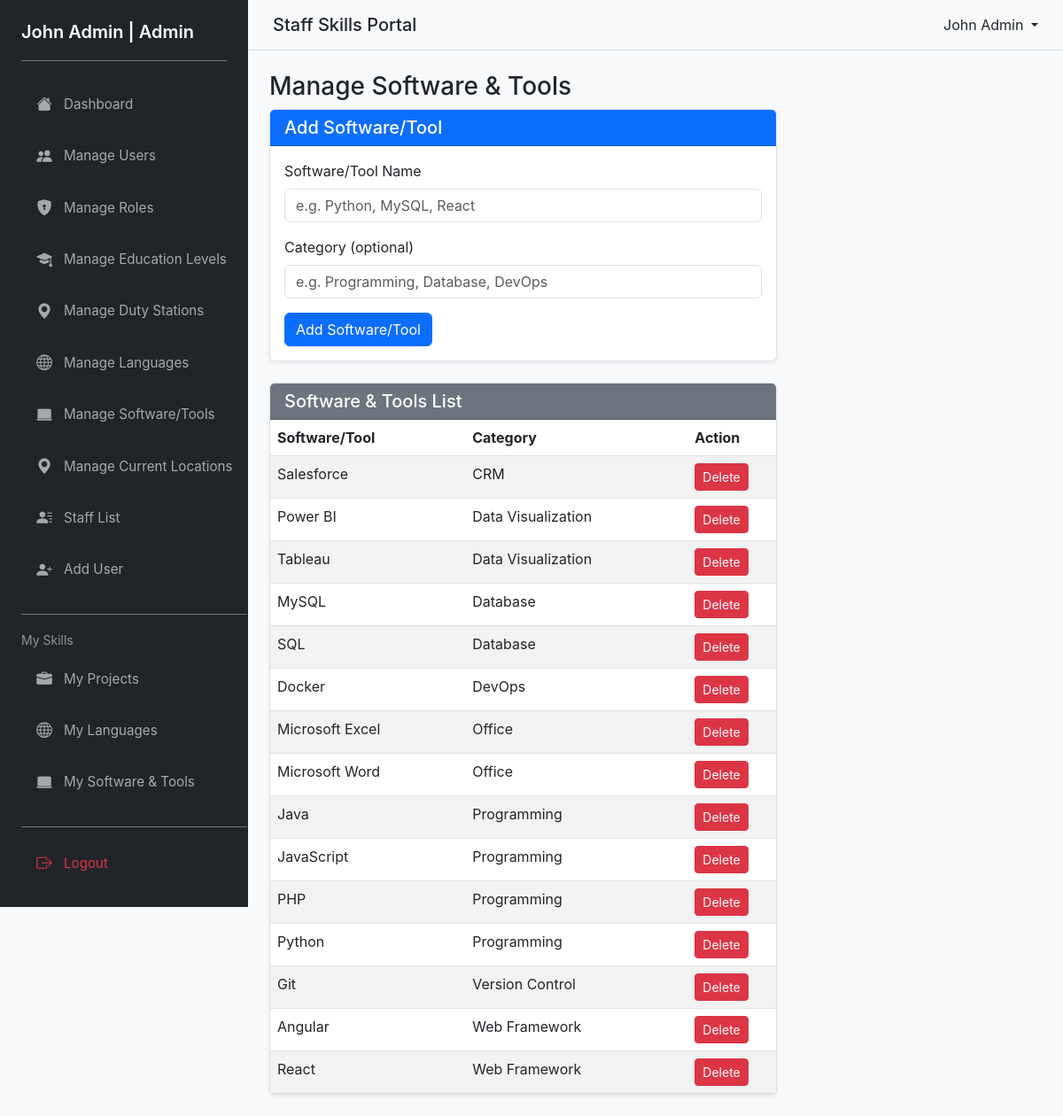
/pages/manage_software_expertise.php (signed in), run on the app's committed database.
### tables this page shows
CREATE TABLE IF NOT EXISTS software_expertise (
  id INT AUTO_INCREMENT PRIMARY KEY,
  name VARCHAR(120) NOT NULL UNIQUE,
  category VARCHAR(100),
  created_at TIMESTAMP DEFAULT CURRENT_TIMESTAMP
);

### pages/manage_software_expertise.php (the view, shortened to what this page needs)
<?php
require_once __DIR__ . '/../includes/header.php';
$pdo = getPDO();
$software = $pdo->query('SELECT * FROM software_expertise ORDER BY category ASC, name ASC')->fetchAll();
?>
<div class="row">
    <div class="col-md-8">
        <h3>Manage Software & Tools</h3>
        <div class="card mb-4">
            <div class="card-header bg-primary text-white">
                <h5 class="mb-0">Add Software/Tool</h5>
            </div>
            <div class="card-body">
                <form method="post">
                    <div class="mb-3">
                        <label class="form-label">Software/Tool Name</label>
                        <input class="form-control" name="name" placeholder="e.g. Python, MySQL, React" value="<?php echo htmlspecialchars($_POST['name'] ?? ''); ?>" required>
                    </div>
                    <div class="mb-3">
                        <label class="form-label">Category (optional)</label>
                        <input class="form-control" name="category" placeholder="e.g. Programming, Database, DevOps" value="<?php echo htmlspecialchars($_POST['category'] ?? ''); ?>">
                    </div>
                    <button class="btn btn-primary">Add Software/Tool</button>
                </form>
            </div>
        </div>
        <div class="card">
            <div class="card-header bg-secondary text-white">
                <h5 class="mb-0">Software & Tools List</h5>
            </div>
            <div class="table-responsive">
                <table class="table table-striped mb-0">
                    <thead>
                        <tr>
                            <th>Software/Tool</th>
                            <th>Category</th>
                            <th style="width: 100px;">Action</th>
                        </tr>
                    </thead>
                    <tbody>
                        <?php if (count($software) > 0): ?>
                            <?php foreach ($software as $soft): ?>
                                <tr>
                                    <td><?php echo htmlspecialchars($soft['name']); ?></td>
                                    <td><?php echo htmlspecialchars($soft['category'] ?? '—'); ?></td>
                                    <td>
                                        <form method="post" style="display:inline;" onsubmit="return confirm('Delete this software/tool?');">
                                            <button type="submit" class="btn btn-sm btn-danger">Delete</button>
                                        </form>
                                    </td>
                                </tr>
                            <?php endforeach; ?>
                        <?php else: ?>
                            <tr><td colspan="3" class="text-center text-muted">No software/tools yet.</td></tr>
                        <?php endif; ?>
                    </tbody>
                </table>
            </div>
        </div>
    </div>
</div>
<?php require_once __DIR__ . '/../includes/footer.php'; ?>

### assets/css/styles.css (style rules this page uses)
* { box-sizing: border-box; }
body { font-family: -apple-system, BlinkMacSystemFont, 'Segoe UI', 'Roboto', 'Oxygen', 'Ubuntu', 'Cantarell', 'Fira Sans', 'Droid Sans', 'Helvetica Neue', sans-serif; background-color: #f8f9fa; margin: 0; padding: 0; }
.card { border: 1px solid #dee2e6; box-shadow: 0 0.125rem 0.25rem rgba(0, 0, 0, 0.075); transition: all 0.3s ease; }
.table { margin-bottom: 0; border-collapse: collapse; }
.btn { transition: all 0.2s ease; }

### data on the page
software_expertise: name "Salesforce", category "CRM"
software_expertise: name "Power BI", category "Data Visualization"
software_expertise: name "Tableau", category "Data Visualization"
software_expertise: name "MySQL", category "Database"
software_expertise: name "SQL", category "Database"
software_expertise: name "Docker", category "DevOps"
software_expertise: name "Microsoft Excel", category "Office"
software_expertise: name "Microsoft Word", category "Office"
software_expertise: name "Java", category "Programming"
software_expertise: name "JavaScript", category "Programming"
software_expertise: name "PHP", category "Programming"
software_expertise: name "Python", category "Programming"
software_expertise: name "Git", category "Version Control"
software_expertise: name "Angular", category "Web Framework"
software_expertise: name "React", category "Web Framework"

### other printed values
$_SESSION['user']['full_names'] "John Admin"
$_SESSION['user']['role_name'] "Admin"
